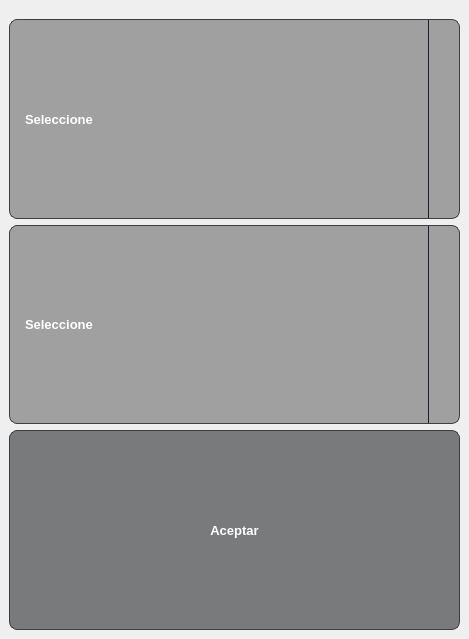
            <widget class="QWidget" name="page_9">
             <widget class="QWidget" name="verticalLayoutWidget_7">
              <property name="geometry">
               <rect>
                <x>9</x>
                <y>19</y>
                <width>451</width>
                <height>611</height>
               </rect>
              </property>
              <layout class="QVBoxLayout" name="verticalLayout_7">
               <item>
                <widget class="QComboBox" name="comboBox_2">
                 <property name="sizePolicy">
                  <sizepolicy hsizetype="Expanding" vsizetype="Expanding">
                   <horstretch>0</horstretch>
                   <verstretch>0</verstretch>
                  </sizepolicy>
                 </property>
                 <property name="styleSheet">
                  <string notr="true">/* Estilo del ComboBox Principal */
QComboBox {
    /* Fondo traslúcido como los PushButtons */
    background-color: rgba(42, 43, 46, 0.4); 
    color: #ffffff;
    border: 1px solid #3d3e42;
    border-radius: 8px;
    padding: 8px 15px;
    font-size: 13px;
    font-weight: bold;
}

/* Efecto al pasar el mouse */
QComboBox:hover {
    border: 1px solid #00e5ff; /* Borde cian neón */
    background-color: rgba(60, 61, 65, 0.6);
}

/* El botón de la flecha hacia abajo */
QComboBox::drop-down {
    subcontrol-origin: padding;
    subcontrol-position: top right;
    width: 30px;
    border-left: 1px solid #1c1e33;
    border-top-right-radius: 8px;
    border-bottom-right-radius: 8px;
    background-color: transparent;
}

/* La flecha (puedes usar una imagen o un triángulo estándar) */
QComboBox::down-arrow {
    image: none; /* Si no tienes imagen, usa border para crear un triángulo */
    border-left: 5px solid transparent;
    border-right: 5px solid transparent;
    border-top: 7px solid #00e5ff;
    margin-top: 2px;
}

/* LA LISTA DESPLEGABLE (Lo que aparece al hacer clic) */
QComboBox QAbstractItemView {
    background-color: #050610; /* Fondo negro sólido para legibilidad */
    color: #b0b0b0;
    border: 1px solid #00e5ff;
    selection-background-color: rgba(0, 229, 255, 0.2);
    selection-color: #00e5ff;
    outline: none;
    padding: 5px;
}</string>
                 </property>
                 <property name="placeholderText">
                  <string>Seleccione</string>
                 </property>
                </widget>
               </item>
               <item>
                <widget class="QComboBox" name="comboBox">
                 <property name="sizePolicy">
                  <sizepolicy hsizetype="Expanding" vsizetype="Expanding">
                   <horstretch>0</horstretch>
                   <verstretch>0</verstretch>
                  </sizepolicy>
                 </property>
                 <property name="styleSheet">
                  <string notr="true">/* Estilo del ComboBox Principal */
QComboBox {
    /* Fondo traslúcido como los PushButtons */
    background-color: rgba(42, 43, 46, 0.4); 
    color: #ffffff;
    border: 1px solid #3d3e42;
    border-radius: 8px;
    padding: 8px 15px;
    font-size: 13px;
    font-weight: bold;
}

/* Efecto al pasar el mouse */
QComboBox:hover {
    border: 1px solid #00e5ff; /* Borde cian neón */
    background-color: rgba(60, 61, 65, 0.6);
}

/* El botón de la flecha hacia abajo */
QComboBox::drop-down {
    subcontrol-origin: padding;
    subcontrol-position: top right;
    width: 30px;
    border-left: 1px solid #1c1e33;
    border-top-right-radius: 8px;
    border-bottom-right-radius: 8px;
    background-color: transparent;
}

/* La flecha (puedes usar una imagen o un triángulo estándar) */
QComboBox::down-arrow {
    image: none; /* Si no tienes imagen, usa border para crear un triángulo */
    border-left: 5px solid transparent;
    border-right: 5px solid transparent;
    border-top: 7px solid #00e5ff;
    margin-top: 2px;
}

/* LA LISTA DESPLEGABLE (Lo que aparece al hacer clic) */
QComboBox QAbstractItemView {
    background-color: #050610; /* Fondo negro sólido para legibilidad */
    color: #b0b0b0;
    border: 1px solid #00e5ff;
    selection-background-color: rgba(0, 229, 255, 0.2);
    selection-color: #00e5ff;
    outline: none;
    padding: 5px;
}</string>
                 </property>
                 <property name="placeholderText">
                  <string>Seleccione</string>
                 </property>
                </widget>
               </item>
               <item>
                <widget class="QPushButton" name="pushButton_7">
                 <property name="sizePolicy">
                  <sizepolicy hsizetype="Expanding" vsizetype="Expanding">
                   <horstretch>0</horstretch>
                   <verstretch>0</verstretch>
                  </sizepolicy>
                 </property>
                 <property name="styleSheet">
                  <string notr="true">QPushButton {
    /* Fondo gris carbón traslúcido para dar profundidad sin saturar */
    background-color: rgba(42, 43, 46, 0.6); 
    color: #ffffff;
    
    /* Borde neón sutil que define la forma */
    border: 1px solid #3d3e42;
    border-radius: 8px;
    
    font-size: 13px;
    font-weight: bold;
    text-transform: uppercase;
    padding: 10px 20px;
}

/* Efecto al pasar el mouse (Hover) */
QPushButton:hover {
    /* El fondo se aclara un poco y el borde se enciende */
    background-color: rgba(60, 61, 65, 0.8);
    border: 1px solid #00e5ff; 
    color: #00e5ff;
}

/* Efecto al presionar (Pressed) */
QPushButton:pressed {
    background-color: #0a0b1c; /* Se hunde visualmente volviéndose oscuro */
    border: 1px solid #ffaa00; /* Naranja para indicar ejecución */
    color: #ffaa00;
}

/* Estilo para el botón principal de la etapa (Prominente) */
QPushButton#btn_ejecutar {
    background-color: rgba(0, 229, 255, 0.1); /* Tinte cian muy suave */
    border: 1px solid #00e5ff;
}</string>
                 </property>
                 <property name="text">
                  <string>Aceptar</string>
                 </property>
                </widget>
               </item>
              </layout>
             </widget>
            </widget>
